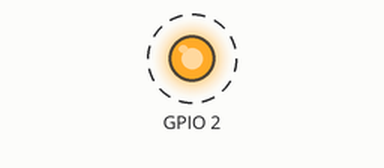
Simulated run of this sketch. Board: ESP32. Shown: output pins drawn as LEDs (lit = HIGH). Dashed ring = blinking. What the sketch prints to the serial monitor is not drawn.

Above: at 2.5 s.
Timing chart, 0 to 6.6 s (numbered marks = the images above):
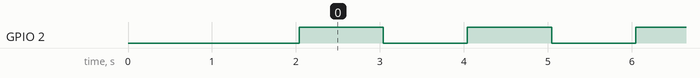

The sketch:

ESP32______.ino
```cpp
/*
 * ESP32基础测试版
 * 功能：测试ESP32基本功能，不使用BLE
 * 特点：验证硬件和基本库是否正常
 */

#include <WiFi.h>

void setup() {
  // 初始化串口
  Serial.begin(115200);
  delay(2000);

  Serial.println();
  Serial.println("==========================================");
  Serial.println("ESP32基础测试版");
  Serial.println("==========================================");

  // 显示系统信息
  Serial.println("系统信息:");
  Serial.print("  芯片型号: ");
  Serial.println(ESP.getChipModel());
  Serial.print("  可用内存: ");
  Serial.print(ESP.getFreeHeap());
  Serial.println(" bytes");
  Serial.print("  CPU温度: ");
  Serial.print(temperatureRead());
  Serial.println("°C");
  Serial.print("  CPU频率: ");
  Serial.print(ESP.getCpuFreqMHz());
  Serial.println(" MHz");
  Serial.print("  Flash大小: ");
  Serial.print(ESP.getFlashChipSize());
  Serial.println(" bytes");
  Serial.println();

  // 测试GPIO
  Serial.println("GPIO测试:");
  pinMode(2, OUTPUT); // 内置LED
  Serial.println("✓ GPIO初始化成功");

  // 测试WiFi库（不连接）
  Serial.println("WiFi库测试:");
  WiFi.mode(WIFI_OFF);
  Serial.println("✓ WiFi库加载成功");

  Serial.println("==========================================");
  Serial.println("基础测试完成！");
  Serial.println("如果看到这条消息，说明ESP32基本功能正常");
  Serial.println("问题可能出现在BLE库上");
  Serial.println("==========================================");
}

void loop() {
  // 闪烁LED
  static unsigned long lastBlink = 0;
  if (millis() - lastBlink > 1000) {
    lastBlink = millis();
    digitalWrite(2, !digitalRead(2));
  }

  // 显示状态信息
  static unsigned long lastStatusDisplay = 0;
  if (millis() - lastStatusDisplay > 10000) {
    lastStatusDisplay = millis();

    Serial.println();
    Serial.println("==========================================");
    Serial.println("ESP32运行状态");
    Serial.println("==========================================");
    Serial.println("运行时间: " + String(millis() / 1000) + " 秒");
    Serial.println("可用内存: " + String(ESP.getFreeHeap()) + " bytes");
    Serial.println("CPU温度: " + String(temperatureRead()) + "°C");
    Serial.println("LED状态: " + String(digitalRead(2) ? "开" : "关"));
    Serial.println("==========================================");
    Serial.println();
  }

  delay(100);
}
```

Measured:
- by itself, GPIO 2: alternates HIGH for 1.0 s and LOW for 1.0 s
